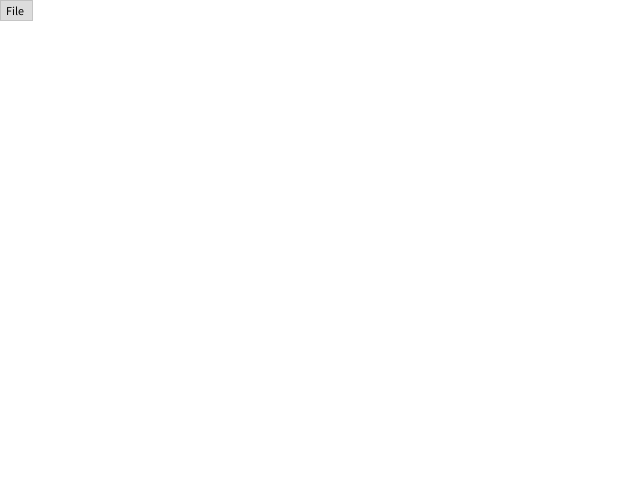
Frame 1 (no input)
Frame 60 (the mouse pressed at the canvas centre just before this capture): identical to frame 1, image omitted
Frame 120 (the mouse held since frame 60 and released just before this capture): identical to frame 1, image omitted

The Processing sketch that drew this single still picture (run headless with seeded random() and noise(); from frame 60 on, the mouse is pressed at the canvas centre):

// Processing sketch: I_2_Dropdown_Menu
// ── I_2_Dropdown_Menu.pde
DropdownMenu d;

void setup() {
  size(640, 480);
  ArrayList<String> options = new ArrayList<String>();
  options.add("New");
  options.add("Open");
  options.add("Save");
  options.add("Save As");
  options.add("Export");
  d = new DropdownMenu(options);
}

void draw() {
  background(255);
  d.run();
  d.display();
}
// ── Button.pde
class Button {
  PVector pos;
  float w;
  float h;
  String name;
  PVector colour = new PVector(200, 200, 200);
  DefaultSettings ds = new DefaultSettings();
  
  Button() {
    pos = new PVector(0, 0);
    name  = "";
    w = 50;
    h = 10;
  }
  Button(PVector pos) {
    this.pos = pos;
    name  = "";
    w = 50;
    h = 10;
  }
  Button(PVector pos, float w, float h) {
    name  = "";
    this.pos = pos;
    this.w = w;
    this.h = h;
  }
  
  Button(PVector pos, String s) {
    name  = s;
    this.pos = pos;
    this.w = ds.getWidth(s);
    this.h = ds.getHeight();
  }
  
  Button(PVector pos, float w, String s) {
    name  = s;
    this.pos = pos;
    this.w = w;
    this.h = ds.getHeight();
  }
  
  boolean hover() {
    if((mouseX > pos.x && mouseX < pos.x + 2*w) && (mouseY > pos.y && mouseY < pos.y + 2*h)) {
      colour = ds.getHighlight();
      return true;
    }
    colour = ds.getColour();
    return false;
  }
  
  void run() {
    hover();
  }
  void display() {
    strokeWeight(0);
    fill(colour.x, colour.y, colour.z);
    rect(pos.x, pos.y, 2*w, 2*h);
    if(name.length() != 0) {
      fill(0);
      text(name, pos.x + 1.5*w/name.length(), pos.y + 3*h/2);
    }
    
  }
}
// ── DefaultSettings.pde
class DefaultSettings { 
  
  float getWidth(String s) {
    return 4*s.length();
  }
  float getHeight() {
    return 10;    
  }
  PVector getColour() {
    return new PVector(220, 220, 220);
  }
  PVector getHighlight() {
    return new PVector(160, 180, 210);
  }
}
// ── DropdownMenu.pde
class DropdownMenu {
  PVector pos;
  Button dropdown;
  ArrayList<String> options;
  ArrayList<Button> buttons;
  String name;
  PVector colour;
  boolean selected = false;
  DefaultSettings ds = new DefaultSettings();
  
  DropdownMenu(ArrayList<String> options) {
    pos = new PVector(0, 0);
    name = "File";
    dropdown = new Button(pos, name);
    init(options);
  }
  
  DropdownMenu(PVector pos, ArrayList<String> options) {
    name = "File";
    this.pos = pos;
    dropdown = new Button(pos, name);
    init(options);
  }
  
  void init(ArrayList<String> options) {
    this.options = options;
    float w = -1;
    for(String s : options) {
      if(ds.getWidth(s) > w) w = ds.getWidth(s);
    }
    buttons = new ArrayList<Button>();
    for(int i = 0; i < options.size(); i++) {
      buttons.add(new Button(new PVector(pos.x, pos.y + 2 * (i + 1) * ds.getHeight()), w, options.get(i)));
    }
  }
  
  void hover() {
    dropdown.hover();
    if(selected) {
      dropdown.colour = ds.getHighlight();
      for(Button b : buttons) b.hover();      
    }
  }
  
  void run() {
    if(mousePressed) {
      if(dropdown.hover()) selected = true;
      else selected = false;
    }
    hover();
    display();
  }
  
  void display() {
    dropdown.display();
    if(selected) {
      for(Button b : buttons) b.display(); 
    }
  }
}
